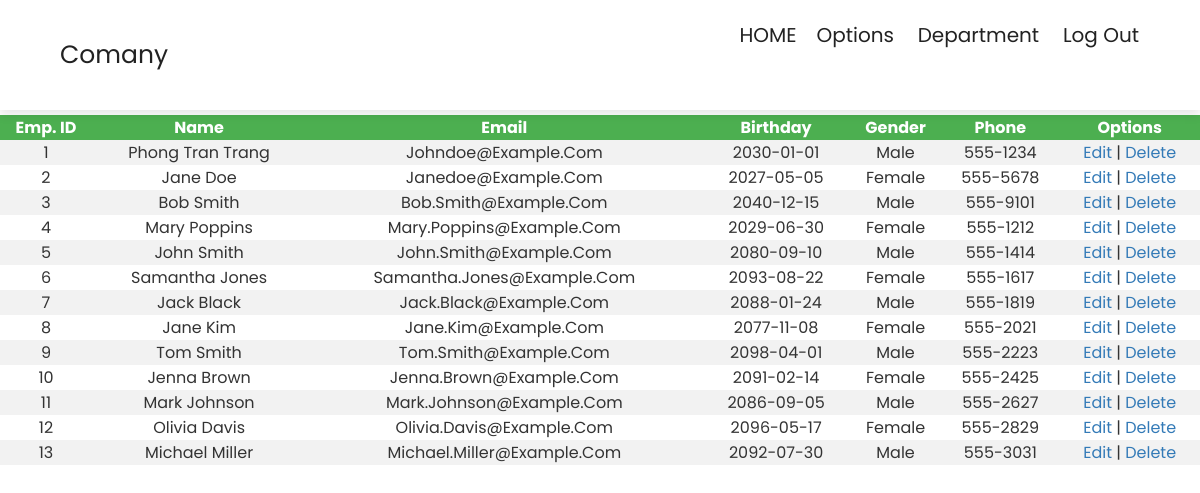
/pages/viewemp2.php, run on an earlier commit of the app's database.
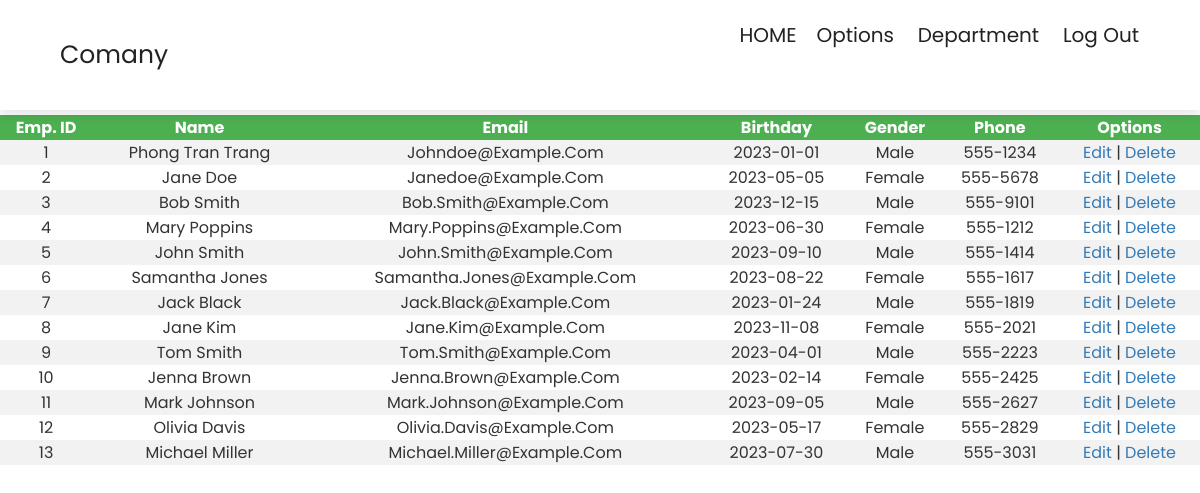
And on a later commit of the database.
### tables this page shows
CREATE TABLE user (
    id INT(11) UNSIGNED AUTO_INCREMENT NOT NULL PRIMARY KEY ,
    username VARCHAR(50) NOT NULL UNIQUE,
    `password` VARCHAR(50) NOT NULL,
    lv INT(6) UNSIGNED NOT NULL,
    fname VARCHAR(50) ,
    minit VARCHAR(50) ,
    lname VARCHAR(50) ,
    bdate date ,
    start_dt datetime DEFAULT CURRENT_TIMESTAMP ,
    addr VARCHAR(255) ,
    phone VARCHAR(15) ,
    email VARCHAR(50),
    salary DEC(15,3) ,
    gender ENUM('male', 'female')
);

### pages/viewemp2.php (the view, shortened to what this page needs)
<?php
require_once ('process/dbh.php');
$sql = "SELECT * from `user` ";
$result = mysqli_query($conn, $sql);
?>
<html>
<head>
	<link rel="stylesheet" type="text/css" href="styleview.css">
		<link rel="stylesheet" href="https://maxcdn.bootstrapcdn.com/bootstrap/3.4.1/css/bootstrap.min.css">
    <link rel="stylesheet" href="https://use.fontawesome.com/releases/v5.15.4/css/all.css" />
</head>
<body>
	<section class="header">
		<a href="home.php" class="logo">Comany</a>
		<nav>
			<ul class="navbar">
				<li><a class="" href="http://localhost/WEB-Enterprise-Managment-System/index.php">HOME</a></li>
				<div class="dropdown">
                    <a href="">Options</a>
                </div>
                <div class="dropdown">
                <a href="">department</a>
            </div>
				<a class="" href="alogin.html">Log Out</a>
			</ul>
		</nav>
	</section>
	<div class="divider"></div>
		<table>
			<tr>
				<th class = "center">Emp. ID</th>
				<th class = "center">Name</th>
				<th class = "center">Email</th>
				<th class = "center">Birthday</th>
				<th class = "center">Gender</th>
				<th class = "center">Phone</th>
				<th class = "center">Options</th>
			</tr>
			<?php
				while ($user = mysqli_fetch_assoc($result)) {
					echo "<tr>";
					echo "<td>".$user['id']."</td>";
					echo "<td>".$user['fname']." ".$user['lname']."</td>";
					echo "<td>".$user['email']."</td>";
					echo "<td>".$user['bdate']."</td>";
					echo "<td>".$user['gender']."</td>";
					echo "<td>".$user['phone']."</td>";
					echo "<td><a href=\"edit.php?id=$user[id]\">Edit</a> | <a href=\"delete.php?id=$user[id]\" onClick=\"return confirm('Are you sure you want to delete?')\">Delete</a></td>";
				}
			?>
		</table>
</body>
</html>

What changed in the data, as far as the page shows it:
changed user "Phong": bdate "2030-01-01" → "2023-01-01"
changed user "Doe": bdate "2027-05-05" → "2023-05-05"
changed user "Bob": bdate "2040-12-15" → "2023-12-15"
changed user "Mary": bdate "2029-06-30" → "2023-06-30"
changed user "John": bdate "2080-09-10" → "2023-09-10"
changed user "Samantha": bdate "2093-08-22" → "2023-08-22"
changed user "Jack": bdate "2088-01-24" → "2023-01-24"
changed user "Kim": bdate "2077-11-08" → "2023-11-08"
changed user "Tom": bdate "2098-04-01" → "2023-04-01"
changed user "Jenna": bdate "2091-02-14" → "2023-02-14"
changed user "Mark": bdate "2086-09-05" → "2023-09-05"
changed user "Olivia": bdate "2096-05-17" → "2023-05-17"
changed user "Michael": bdate "2092-07-30" → "2023-07-30"
